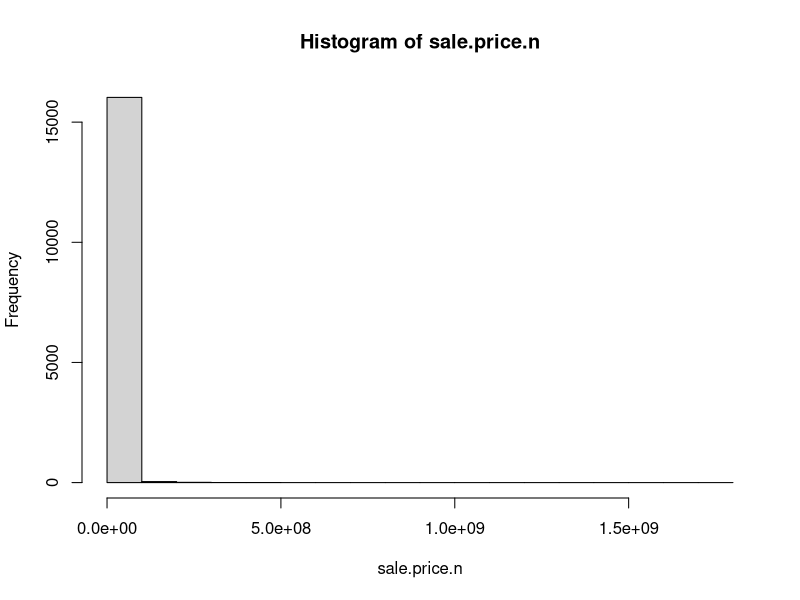
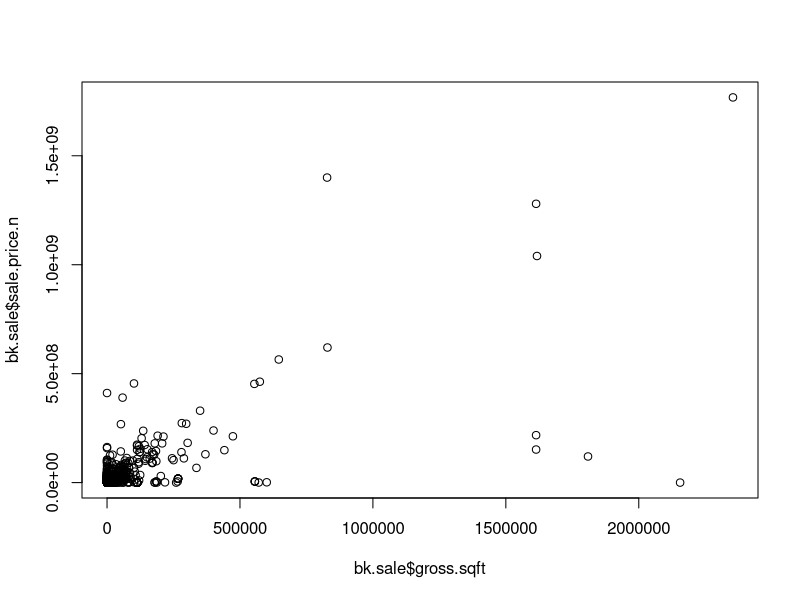
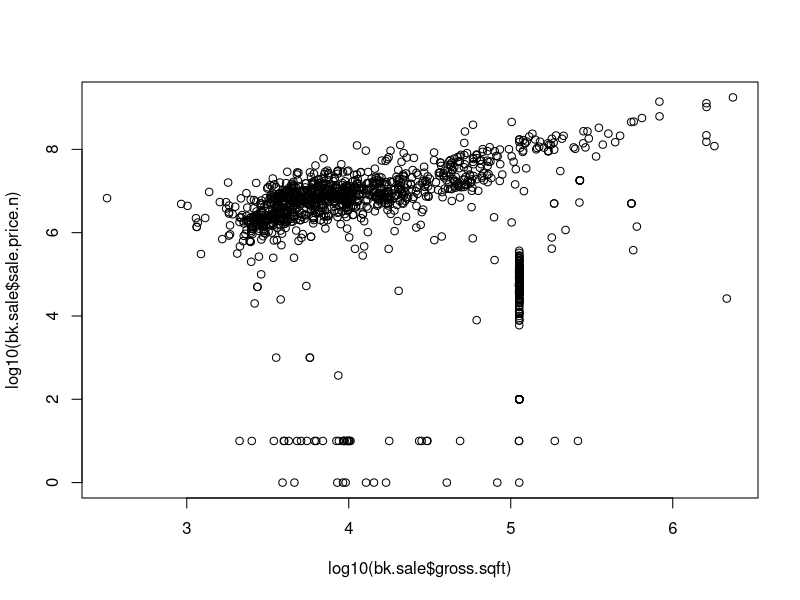
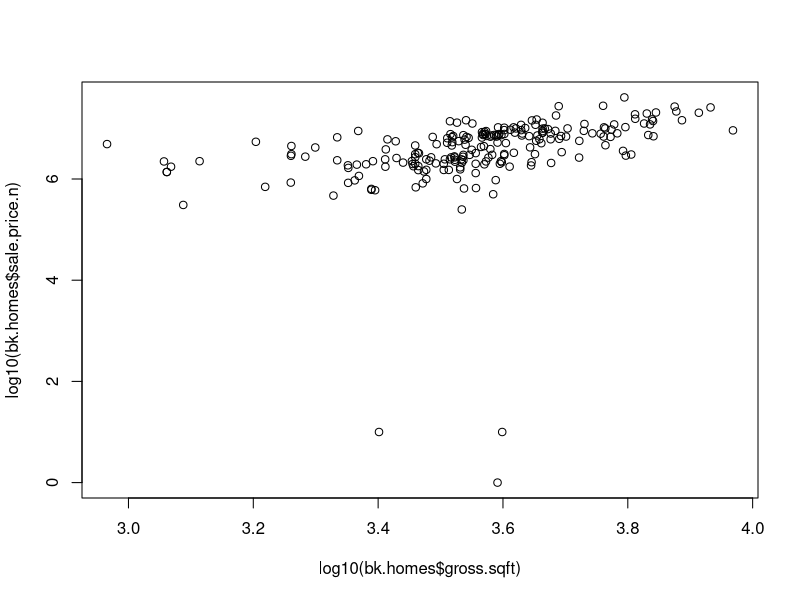
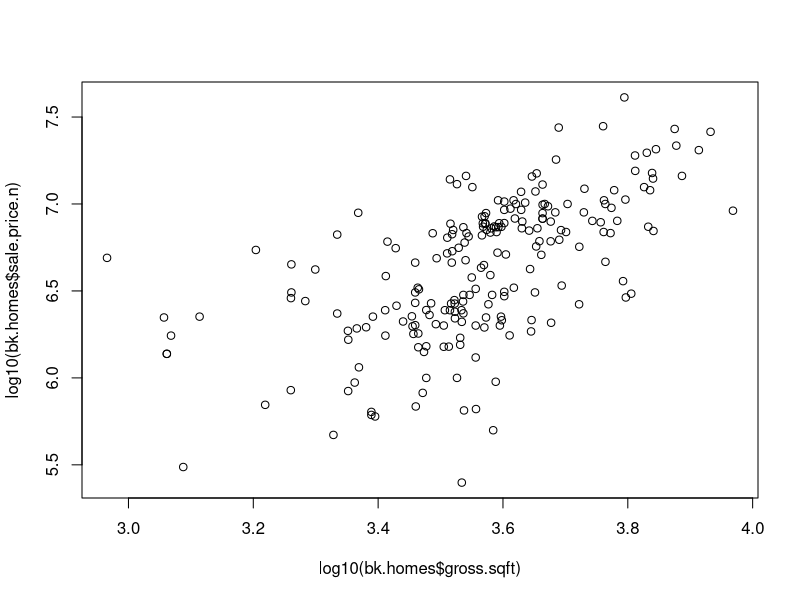

Here is the R script that generated these plots, in order:
# Author: Benjamin Reddy
# Taken from pages 49-50 of O'Neil and Schutt

#require(gdata)
#require(plyr) #Added by Monnie McGee
#install the gdata and plyr packages and load in to R.
library(plyr)
library(gdata)




# So, save the file as a csv and use read.csv instead
bk <- read.csv("rollingsales_manhattan.csv",skip=4,header=TRUE)

## Check the data
head(bk)
summary(bk)
str(bk) # Very handy function!

## clean/format the data with regular expressions
## More on these later. For now, know that the
## pattern "[^[:digit:]]" refers to members of the variable name that
## start with digits. We use the gsub command to replace them with a blank space.
# We create a new variable that is a "clean' version of sale.price.
# And sale.price.n is numeric, not a factor.
bk$SALE.PRICE.N <- as.numeric(gsub("[^[:digit:]]","", bk$SALE.PRICE))
count(is.na(bk$SALE.PRICE.N))

names(bk) <- tolower(names(bk)) # make all variable names lower case
## Get rid of leading digits
bk$gross.sqft <- as.numeric(gsub("[^[:digit:]]","", bk$gross.square.feet))
bk$land.sqft <- as.numeric(gsub("[^[:digit:]]","", bk$land.square.feet))
bk$year.built <- as.numeric(as.character(bk$year.built))

## do a bit of exploration to make sure there's not anything
## weird going on with sale prices
attach(bk)
hist(sale.price.n) 
detach(bk)

## keep only the actual sales

bk.sale <- bk[bk$sale.price.n!=0,]
plot(bk.sale$gross.sqft,bk.sale$sale.price.n)
plot(log10(bk.sale$gross.sqft),log10(bk.sale$sale.price.n))

## for now, let's look at 1-, 2-, and 3-family homes
bk.homes <- bk.sale[which(grepl("FAMILY",bk.sale$building.class.category)),]
dim(bk.homes)
plot(log10(bk.homes$gross.sqft),log10(bk.homes$sale.price.n))
summary(bk.homes[which(bk.homes$sale.price.n<100000),])


## remove outliers that seem like they weren't actual sales
bk.homes$outliers <- (log10(bk.homes$sale.price.n) <=5) + 0
bk.homes <- bk.homes[which(bk.homes$outliers==0),]
plot(log10(bk.homes$gross.sqft),log10(bk.homes$sale.price.n))
